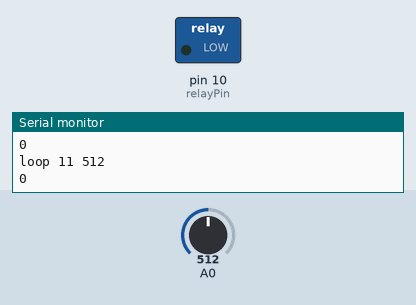
This sketch was run on a simulated Arduino Uno, built with avr-gcc and run on an emulated ATmega328P. On the bench: switched loads named in the sketch (green lamp = pin HIGH), the last lines printed to the serial monitor. The test bench sets the inputs (shaded band); at power-on: A0 = 512.

Above: at 1.2 s.
1.3 s: A0 set to 105
4.1 s: A0 set to 92
At 6.5 s:
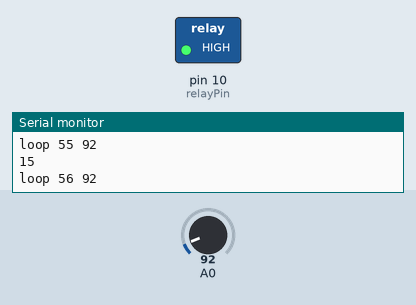
7.1 s: A0 set to 110
At 8.0 s:
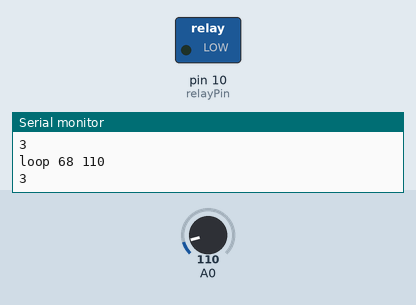
8.6 s: A0 set to 90
At 10.4 s:
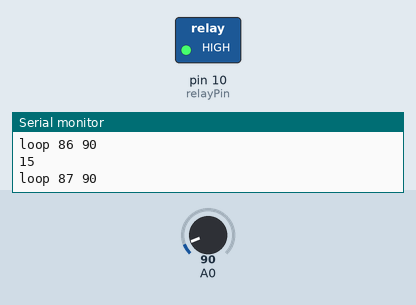
Timing chart, 0 to 12.5 s (numbered marks = the images above; inputs shaded):
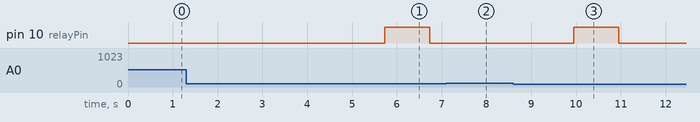

The sketch:

halleffect_projecy.ino
```cpp
const int relayPin = 10;
const int hallPin = 2;

int hallVal = 0;
int relayToggle = LOW;
int previousState = HIGH;
int count = 0;

void setup ()
{
  pinMode (relayPin, OUTPUT);
  pinMode (hallPin, INPUT);
  Serial.begin(9600);
}

void loop ()
{
 // hallVal = digitalRead(hallPin);

  if(analogRead(A0) < 100)
  {
    hallVal++;
  }

  if (hallVal == 16)
  {
    //relayToggle=!relayToggle;
    delay(100);
    digitalWrite (relayPin, HIGH);
    delay(1000);
    hallVal = 0;
     digitalWrite (relayPin, LOW);
  }
  previousState=hallVal;


Serial.println(hallVal);
 delay(100);
 count++;
 Serial.print("loop ");
  Serial.print(count);
 Serial.print(" ");
  Serial.println(analogRead(A0));
}
```

Measured:
- the behaviour switches between 100 and 99 on A0 (found by bisection; images 0 and 1)
- after the input at 4.1 s, pin 10 (relayPin): LOW → HIGH after 1.6 s, → LOW 1.0 s later
- after the input at 7.1 s, pin 10 (relayPin): stays LOW (without the input it goes to HIGH after 1.3 s)
- after the input at 8.6 s, pin 10 (relayPin): LOW → HIGH after 1.4 s, → LOW 1.0 s later
